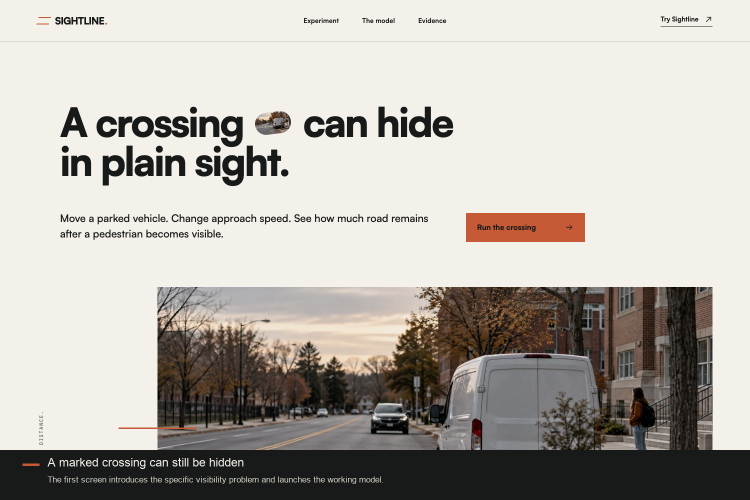
#> input picture submission/gallery/hero.png, 1500 x 1000 px, found by its file name (shown at 1/2 size)
$ python compose-gallery.py
#> lines starting #> are read from the running program, lines starting #| are printed output that depends on the picture
from pathlib import Path
from PIL import Image, ImageDraw, ImageFont

ROOT = Path(__file__).resolve().parents[1]
RAW = ROOT.parent / "gallery-raw"
OUT = ROOT / "submission" / "gallery"
OUT.mkdir(parents=True, exist_ok=True)
FONT = "/System/Library/Fonts/Supplemental/Arial.ttf"
LABELS = [
    ("hero", "A marked crossing can still be hidden", "The first screen introduces the specific visibility problem and launches the working model."),
    ("simulator-default", "The crossing with little room to stop", "At 25 mph and a 12 m van setback, the disclosed model calculates a 31.5 m shortfall."),
    ("simulator-safer", "Change the street; change the result", "At 15 mph and a 35 m van setback, the model calculates 19.7 m of room before the crossing."),
    ("method", "Three distances, shown separately", "The page explains first continuous visibility, reaction travel and braking travel."),
    ("evidence", "The formula and its limits are visible", "FHWA design parameters and the model's simplifying assumptions are stated on the page."),
]

for stem, title, caption in LABELS:
    source = Image.open(RAW / f"{stem}.png").convert("RGB")
#> source is the input picture: PIL image 1500x1000 RGB; mean R, G, B 182.9, 178, 171.4
    canvas = Image.new("RGB", (1500, 1000), "#F4F1EA")
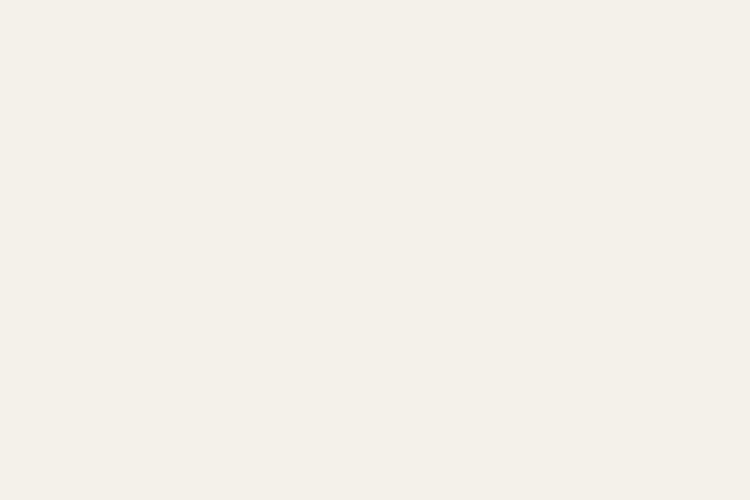
#> canvas: PIL image 1500x1000 RGB (shown at 1/2 size); mean R, G, B 244, 241, 234
    max_w, max_h = 1500, 900
    scale = min(max_w / source.width, max_h / source.height)
#> scale = 0.9
    source = source.resize((round(source.width * scale), round(source.height * scale)), Image.Resampling.LANCZOS)
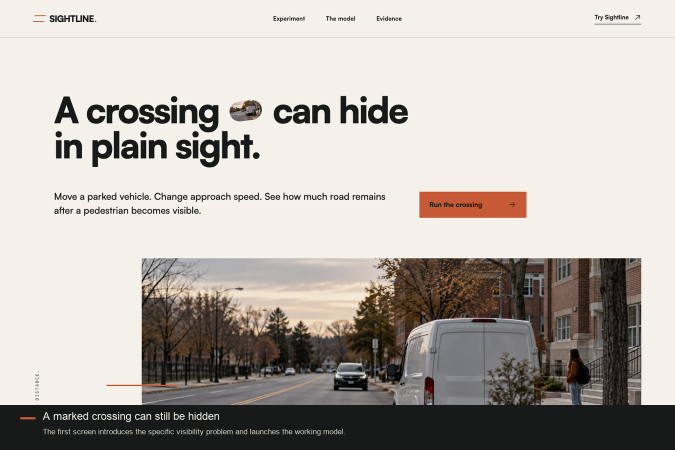
#> source: PIL image 1350x900 RGB (shown at 1/2 size); mean R, G, B 182.9, 178, 171.4
    x = (1500 - source.width) // 2
#> x = 75
    y = (900 - source.height) // 2
#> y = 0
    canvas.paste(source, (x, y))
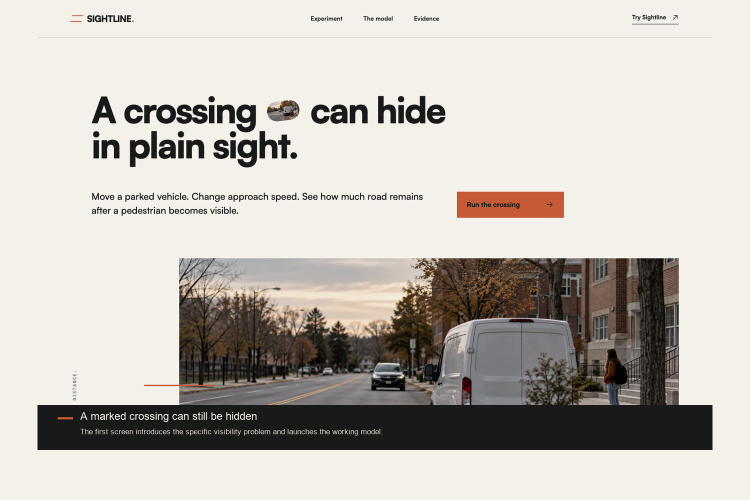
#> canvas: PIL image 1500x1000 RGB (shown at 1/2 size); mean R, G, B 194.5, 190, 183.3
    draw = ImageDraw.Draw(canvas)
    draw.rectangle((0, 900, 1500, 1000), fill="#171A19")
    draw.rectangle((45, 927, 78, 931), fill="#C65A36")
    title_font = ImageFont.truetype(FONT, 24)
    body_font = ImageFont.truetype(FONT, 17)
    draw.text((95, 911), title, font=title_font, fill="#F4F1EA")
    draw.text((95, 949), caption, font=body_font, fill="#D8D4CA")
    canvas.save(OUT / f"{stem}.png", optimize=True)
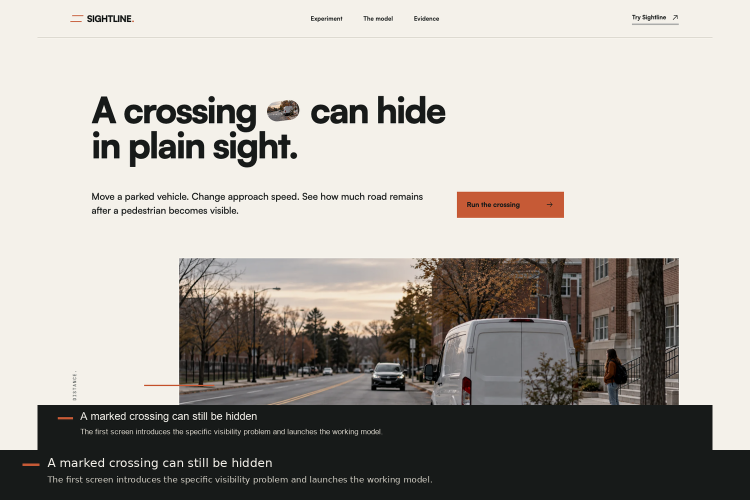
#> saved as hero.png: PIL image 1500x1000 RGB (shown at 1/2 size); mean R, G, B 173.1, 169.1, 162.9
#> (the run stopped early here; a loop or call above may not have finished)
